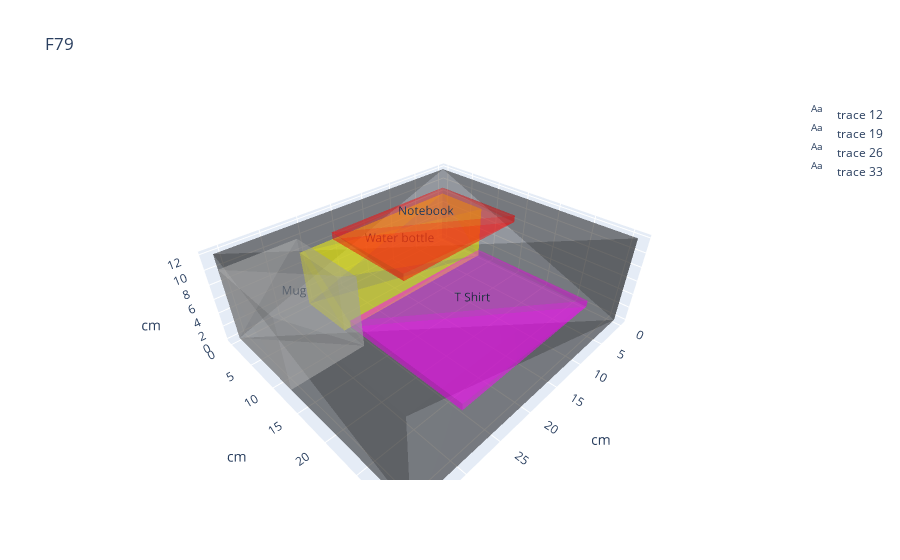

Notebook cell for this chart:
### Code cell
painter = AlexPainter(bin)
fig = painter.plotBoxAndItems(title=bin.partno, alpha=0.2, write_num=True)
fig.show()

### Figure 1 — Plotly figure (JSON) as saved in the notebook; plotly's stock layout.template omitted (floating-point values rounded to 4 significant figures)
{"data": [{"color": "black", "i": [0, 1, 2], "j": [1, 2, 3], "k": [2, 3, 0], "opacity": 0.2, "x": [0, 36.0, 36.0, 0], "y": [0, 0, 31.0, 31.0], "z": [0, 0, 0, 0], "type": "mesh3d"}, {"color": "black", "i": [0, 1, 2], "j": [1, 2, 3], "k": [2, 3, 0], "opacity": 0.2, "x": [0, 36.0, 36.0, 0], "y": [0, 0, 31.0, 31.0], "z": [12.0, 12.0, 12.0, 12.0], "type": "mesh3d"}, {"color": "black", "i": [0, 1, 2], "j": [1, 2, 3], "k": [2, 3, 0], "opacity": 0.2, "x": [0, 36.0, 36.0, 0], "y": [0, 0, 0, 0], "z": [0, 0, 12.0, 12.0], "type": "mesh3d"}, {"color": "black", "i": [0, 1, 2], "j": [1, 2, 3], "k": [2, 3, 0], "opacity": 0.2, "x": [36.0, 0, 0, 36.0], "y": [31.0, 31.0, 31.0, 31.0], "z": [0, 0, 12.0, 12.0], "type": "mesh3d"}, {"color": "black", "i": [0, 1, 2], "j": [1, 2, 3], "k": [2, 3, 0], "opacity": 0.2, "x": [0, 0, 0, 0], "y": [0, 31.0, 31.0, 0], "z": [0, 0, 12.0, 12.0], "type": "mesh3d"}, {"color": "black", "i": [0, 1, 2], "j": [1, 2, 3], "k": [2, 3, 0], "opacity": 0.2, "x": [36.0, 36.0, 36.0, 36.0], "y": [0, 31.0, 31.0, 0], "z": [0, 0, 12.0, 12.0], "type": "mesh3d"}, {"color": "#FFFF00", "i": [0, 1, 2], "j": [1, 2, 3], "k": [2, 3, 0], "opacity": 0.2, "x": [0, 26.0, 26.0, 0], "y": [0, 0, 8.0, 8.0], "z": [0, 0, 0, 0], "type": "mesh3d"}, {"color": "#FFFF00", "i": [0, 1, 2], "j": [1, 2, 3], "k": [2, 3, 0], "opacity": 0.2, "x": [0, 26.0, 26.0, 0], "y": [0, 0, 8.0, 8.0], "z": [8.0, 8.0, 8.0, 8.0], "type": "mesh3d"}, {"color": "#FFFF00", "i": [0, 1, 2], "j": [1, 2, 3], "k": [2, 3, 0], "opacity": 0.2, "x": [0, 26.0, 26.0, 0], "y": [0, 0, 0, 0], "z": [0, 0, 8.0, 8.0], "type": "mesh3d"}, {"color": "#FFFF00", "i": [0, 1, 2], "j": [1, 2, 3], "k": [2, 3, 0], "opacity": 0.2, "x": [26.0, 0, 0, 26.0], "y": [8.0, 8.0, 8.0, 8.0], "z": [0, 0, 8.0, 8.0], "type": "mesh3d"}, {"color": "#FFFF00", "i": [0, 1, 2], "j": [1, 2, 3], "k": [2, 3, 0], "opacity": 0.2, "x": [0, 0, 0, 0], "y": [0, 8.0, 8.0, 0], "z": [0, 0, 8.0, 8.0], "type": "mesh3d"}, {"color": "#FFFF00", "i": [0, 1, 2], "j": [1, 2, 3], "k": [2, 3, 0], "opacity": 0.2, "x": [26.0, 26.0, 26.0, 26.0], "y": [0, 8.0, 8.0, 0], "z": [0, 0, 8.0, 8.0], "type": "mesh3d"}, {"mode": "text", "text": ["Water bottle"], "x": [13.0], "y": [4.0], "z": [4.0], "type": "scatter3d"}, {"color": "#FF00FF", "i": [0, 1, 2], "j": [1, 2, 3], "k": [2, 3, 0], "opacity": 0.2, "x": [0, 25.0, 25.0, 0], "y": [8.0, 8.0, 27.0, 27.0], "z": [0, 0, 0, 0], "type": "mesh3d"}, {"color": "#FF00FF", "i": [0, 1, 2], "j": [1, 2, 3], "k": [2, 3, 0], "opacity": 0.2, "x": [0, 25.0, 25.0, 0], "y": [8.0, 8.0, 27.0, 27.0], "z": [1.0, 1.0, 1.0, 1.0], "type": "mesh3d"}, {"color": "#FF00FF", "i": [0, 1, 2], "j": [1, 2, 3], "k": [2, 3, 0], "opacity": 0.2, "x": [0, 25.0, 25.0, 0], "y": [8.0, 8.0, 8.0, 8.0], "z": [0, 0, 1.0, 1.0], "type": "mesh3d"}, {"color": "#FF00FF", "i": [0, 1, 2], "j": [1, 2, 3], "k": [2, 3, 0], "opacity": 0.2, "x": [25.0, 0, 0, 25.0], "y": [27.0, 27.0, 27.0, 27.0], "z": [0, 0, 1.0, 1.0], "type": "mesh3d"}, {"color": "#FF00FF", "i": [0, 1, 2], "j": [1, 2, 3], "k": [2, 3, 0], "opacity": 0.2, "x": [0, 0, 0, 0], "y": [8.0, 27.0, 27.0, 8.0], "z": [0, 0, 1.0, 1.0], "type": "mesh3d"}, {"color": "#FF00FF", "i": [0, 1, 2], "j": [1, 2, 3], "k": [2, 3, 0], "opacity": 0.2, "x": [25.0, 25.0, 25.0, 25.0], "y": [8.0, 27.0, 27.0, 8.0], "z": [0, 0, 1.0, 1.0], "type": "mesh3d"}, {"mode": "text", "text": ["T Shirt"], "x": [12.5], "y": [17.5], "z": [0.5], "type": "scatter3d"}, {"color": "#FF0000", "i": [0, 1, 2], "j": [1, 2, 3], "k": [2, 3, 0], "opacity": 0.2, "x": [0, 21.0, 21.0, 0], "y": [0, 0, 14.0, 14.0], "z": [8.0, 8.0, 8.0, 8.0], "type": "mesh3d"}, {"color": "#FF0000", "i": [0, 1, 2], "j": [1, 2, 3], "k": [2, 3, 0], "opacity": 0.2, "x": [0, 21.0, 21.0, 0], "y": [0, 0, 14.0, 14.0], "z": [9.0, 9.0, 9.0, 9.0], "type": "mesh3d"}, {"color": "#FF0000", "i": [0, 1, 2], "j": [1, 2, 3], "k": [2, 3, 0], "opacity": 0.2, "x": [0, 21.0, 21.0, 0], "y": [0, 0, 0, 0], "z": [8.0, 8.0, 9.0, 9.0], "type": "mesh3d"}, {"color": "#FF0000", "i": [0, 1, 2], "j": [1, 2, 3], "k": [2, 3, 0], "opacity": 0.2, "x": [21.0, 0, 0, 21.0], "y": [14.0, 14.0, 14.0, 14.0], "z": [8.0, 8.0, 9.0, 9.0], "type": "mesh3d"}, {"color": "#FF0000", "i": [0, 1, 2], "j": [1, 2, 3], "k": [2, 3, 0], "opacity": 0.2, "x": [0, 0, 0, 0], "y": [0, 14.0, 14.0, 0], "z": [8.0, 8.0, 9.0, 9.0], "type": "mesh3d"}, {"color": "#FF0000", "i": [0, 1, 2], "j": [1, 2, 3], "k": [2, 3, 0], "opacity": 0.2, "x": [21.0, 21.0, 21.0, 21.0], "y": [0, 14.0, 14.0, 0], "z": [8.0, 8.0, 9.0, 9.0], "type": "mesh3d"}, {"mode": "text", "text": ["Notebook"], "x": [10.5], "y": [7.0], "z": [8.5], "type": "scatter3d"}, {"color": "#b5b5b5", "i": [0, 1, 2], "j": [1, 2, 3], "k": [2, 3, 0], "opacity": 0.2, "x": [26.0, 36.0, 36.0, 26.0], "y": [0, 0, 12.0, 12.0], "z": [0, 0, 0, 0], "type": "mesh3d"}, {"color": "#b5b5b5", "i": [0, 1, 2], "j": [1, 2, 3], "k": [2, 3, 0], "opacity": 0.2, "x": [26.0, 36.0, 36.0, 26.0], "y": [0, 0, 12.0, 12.0], "z": [10.0, 10.0, 10.0, 10.0], "type": "mesh3d"}, {"color": "#b5b5b5", "i": [0, 1, 2], "j": [1, 2, 3], "k": [2, 3, 0], "opacity": 0.2, "x": [26.0, 36.0, 36.0, 26.0], "y": [0, 0, 0, 0], "z": [0, 0, 10.0, 10.0], "type": "mesh3d"}, {"color": "#b5b5b5", "i": [0, 1, 2], "j": [1, 2, 3], "k": [2, 3, 0], "opacity": 0.2, "x": [36.0, 26.0, 26.0, 36.0], "y": [12.0, 12.0, 12.0, 12.0], "z": [0, 0, 10.0, 10.0], "type": "mesh3d"}, {"color": "#b5b5b5", "i": [0, 1, 2], "j": [1, 2, 3], "k": [2, 3, 0], "opacity": 0.2, "x": [26.0, 26.0, 26.0, 26.0], "y": [0, 12.0, 12.0, 0], "z": [0, 0, 10.0, 10.0], "type": "mesh3d"}, {"color": "#b5b5b5", "i": [0, 1, 2], "j": [1, 2, 3], "k": [2, 3, 0], "opacity": 0.2, "x": [36.0, 36.0, 36.0, 36.0], "y": [0, 12.0, 12.0, 0], "z": [0, 0, 10.0, 10.0], "type": "mesh3d"}, {"mode": "text", "text": ["Mug"], "x": [31.0], "y": [6.0], "z": [5.0], "type": "scatter3d"}], "layout": {"scene": {"xaxis": {"title": {"text": "cm"}}, "yaxis": {"title": {"text": "cm"}}, "zaxis": {"title": {"text": "cm"}}, "aspectmode": "data"}, "title": {"text": "F79"}}}
